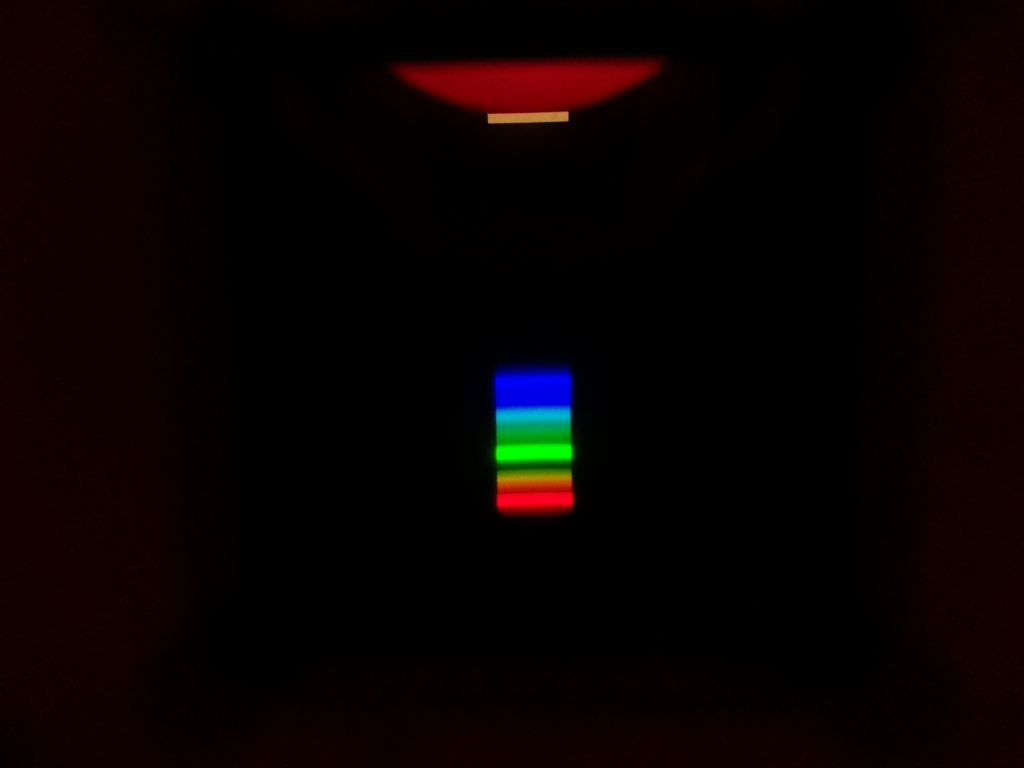
#> input picture альбедо/white1.jpg, 1024 x 768 px
$ python lightFunctions.py
#> lines starting #> are read from the running program, lines starting #| are printed output that depends on the picture
import numpy as np
import matplotlib.pyplot as plt
import imageio
from cycler import cycler


def readIntensity(photoName, plotName, lamp, surface):
#> called with photoName = 'white1.jpg', plotName = 'spektr_white_mercury', lamp = 'ртутная_лампа', surface = 'белый'
    photo = imageio.v2.imread(photoName)
#> photo is the input picture: shape (768, 1024, 3); mean R, G, B 8.6, 1.7, 1.6
    background = photo[350:550, 490:600, 0:3].swapaxes(0, 1)

    cut = photo[350:550, 380:600, 0:3].swapaxes(0, 1)
    rgb = np.mean(cut, axis=(0))
#> rgb = 200 rows, first 8: [0.1, 0.123, 1.96], [0.0727, 0.105, 1.95], [0.05, 0.159, 2.27], [0.0636, 0.195, 2.31], [0.0545, 0.223, 2.23], [0.0364, 0.277, 2.28], [0.0818, 0.309, 2.47], [0.15, 0.305, 2.78]
    luma = 0.2989 * rgb[:, 0] + 0.5866 * rgb[:, 1] + 0.1144 * rgb[:, 2]
#> luma = 200 values, max 54.66 at index 102, min 0 at index 199, mean 20.34

    plt.rc('axes', prop_cycle=(cycler('color', ['r', 'g', 'b'])))

    fig = plt.figure(figsize=(10, 5), dpi=200)

    plt.title('Интенсивность отражённого излучения\n' + '{} / {}'.format(lamp, surface))
    plt.xlabel('Относительный номер пикселя')
    plt.ylabel('Яркость')

    plt.plot(rgb, label=['r', 'g', 'b'])
    plt.plot(luma, 'w', label='I')
    plt.legend()

    plt.imshow(background, origin='lower')

    plt.savefig(plotName)
    plt.close()
    return luma


white = readIntensity("white1.jpg", "spektr_white_mercury", "ртутная_лампа", "белый")
#> white has the same summary as luma in readIntensity
red = readIntensity('red1.jpg', 'spektr_red', 'лампа накаливания', 'красный')
#> call 2 of readIntensity, with photoName = 'red1.jpg', plotName = 'spektr_red', lamp = 'лампа накаливания', surface = 'красный'
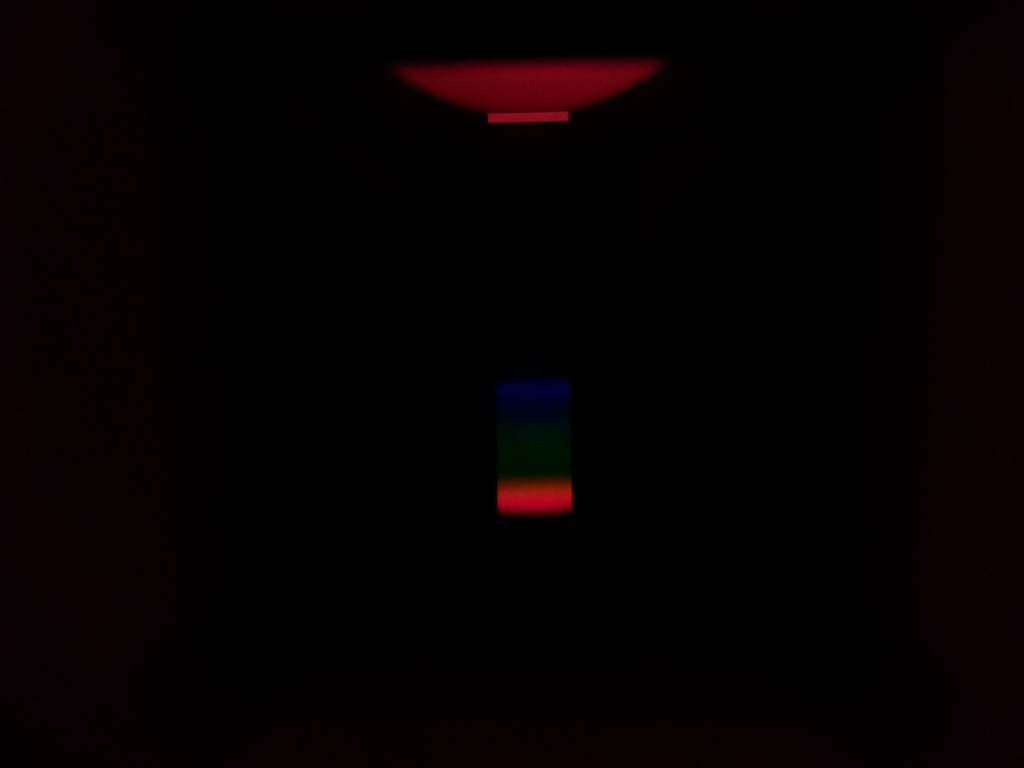
#> input picture альбедо/red1.jpg, 1024 x 768 px
#> in readIntensity, photo is the input picture: shape (768, 1024, 3); mean R, G, B 4.9, 0.4, 1.1
#> in readIntensity (call 2), `rgb = np.mean(cut, axis=(0))`: rgb = 200 rows, first 8: [0, 0, 0], [0, 0, 0], [0, 0, 0], [0, 0, 0], [0, 0, 0.0727], [0, 0, 0.0727], [0, 0, 0.2], [0, 0, 0.2]
#> in readIntensity (call 2), `luma = 0.2989 * rgb[:, 0] + 0.5866 * rgb[:, 1] + 0.1144 * rgb[:, 2]`: luma = 200 values, max 21.92 at index 144, min 0 at index 0, mean 4.38
#> red has the same summary as luma in readIntensity
blue = readIntensity('blue.jpg', 'spektr_blue', 'лампа накаливания', 'синий')
#> call 3 of readIntensity, with photoName = 'blue.jpg', plotName = 'spektr_blue', lamp = 'лампа накаливания', surface = 'синий'
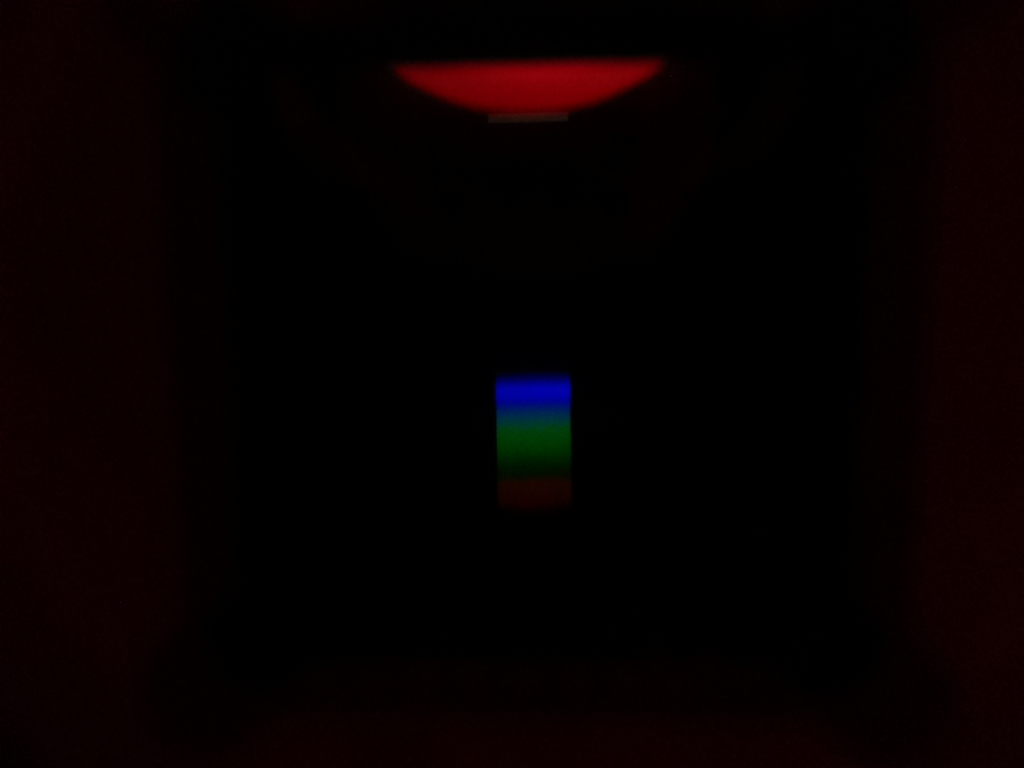
#> input picture альбедо/blue.jpg, 1024 x 768 px
#> in readIntensity, photo is the input picture: shape (768, 1024, 3); mean R, G, B 6.7, 0.6, 0.8
#> in readIntensity (call 3), `rgb = np.mean(cut, axis=(0))`: rgb = 200 rows, first 8: [0.00909, 0.00909, 0.1], [0.00909, 0.00909, 0.1], [0.00909, 0.00909, 0.536], [0.0182, 0.0182, 0.545], [0.00455, 0.00455, 0.623], [0.00909, 0.00909, 0.627], [0.00909, 0.00909, 0.464], [0.00909, 0.00909, 0.473]
#> in readIntensity (call 3), `luma = 0.2989 * rgb[:, 0] + 0.5866 * rgb[:, 1] + 0.1144 * rgb[:, 2]`: luma = 200 values, max 12.84 at index 78, min 0 at index 178, mean 4.54
#> blue has the same summary as luma in readIntensity
yellow = readIntensity('yellow.jpg', 'spektr_yellow', 'лампа накаливания', 'желтый')
#> call 4 of readIntensity, with photoName = 'yellow.jpg', plotName = 'spektr_yellow', lamp = 'лампа накаливания', surface = 'желтый'
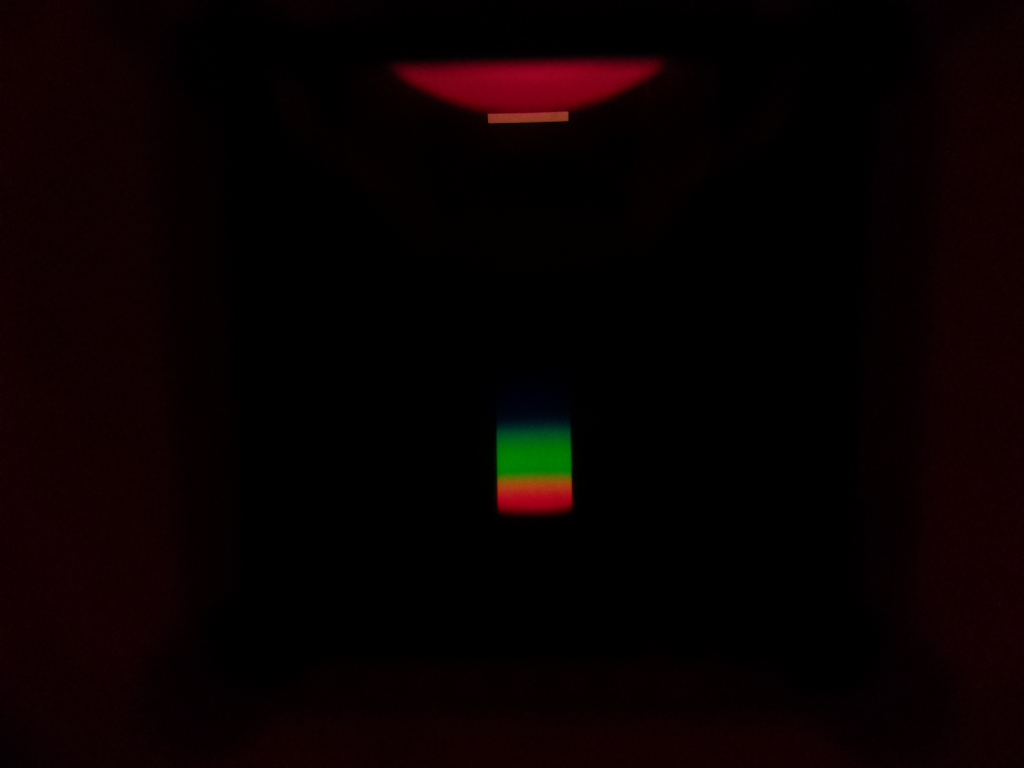
#> input picture альбедо/yellow.jpg, 1024 x 768 px
#> in readIntensity, photo is the input picture: shape (768, 1024, 3); mean R, G, B 8.8, 1, 1.3
#> in readIntensity (call 4), `rgb = np.mean(cut, axis=(0))`: rgb = 200 rows, first 8: [0.0136, 0.0136, 0.0136], [0.0136, 0.0136, 0.0136], [0.0182, 0.0182, 0.0182], [0.0182, 0.0182, 0.0182], [0.0227, 0.0227, 0.0227], [0.0227, 0.0227, 0.0227], [0.0136, 0.0136, 0.0136], [0, 0, 0]
#> in readIntensity (call 4), `luma = 0.2989 * rgb[:, 0] + 0.5866 * rgb[:, 1] + 0.1144 * rgb[:, 2]`: luma = 200 values, max 31.56 at index 131, min 0 at index 7, mean 10.12
#> yellow has the same summary as luma in readIntensity
green = readIntensity('green1.jpg', 'spektr_green', 'лампа накаливания', 'зеленая')
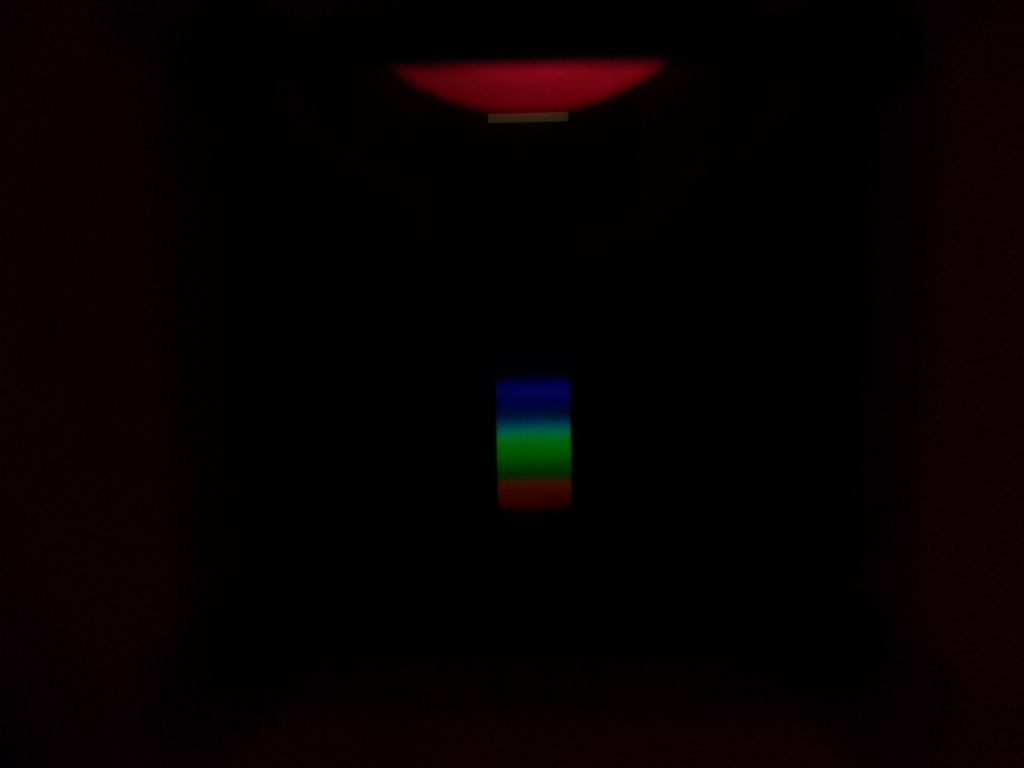
#> input picture альбедо/green1.jpg, 1024 x 768 px
#> in readIntensity, photo is the input picture: shape (768, 1024, 3); mean R, G, B 6, 0.9, 1.5
#> in readIntensity (call 5), `rgb = np.mean(cut, axis=(0))`: rgb = 200 rows, first 8: [0.0136, 0.0136, 0.0136], [0, 0, 0], [0.0364, 0.0364, 0.0773], [0.0318, 0.0318, 0.0773], [0.0273, 0.00909, 0.545], [0.0227, 0.00455, 0.55], [0.0227, 0.0136, 0.723], [0.0182, 0.00909, 0.718]
#> in readIntensity (call 5), `luma = 0.2989 * rgb[:, 0] + 0.5866 * rgb[:, 1] + 0.1144 * rgb[:, 2]`: luma = 200 values, max 21.21 at index 85, min 0 at index 1, mean 6.36
#> green has the same summary as luma in readIntensity
white_lamp = readIntensity('white2.jpg', 'spektr_white_warm', 'лампа накаливания', 'белый')
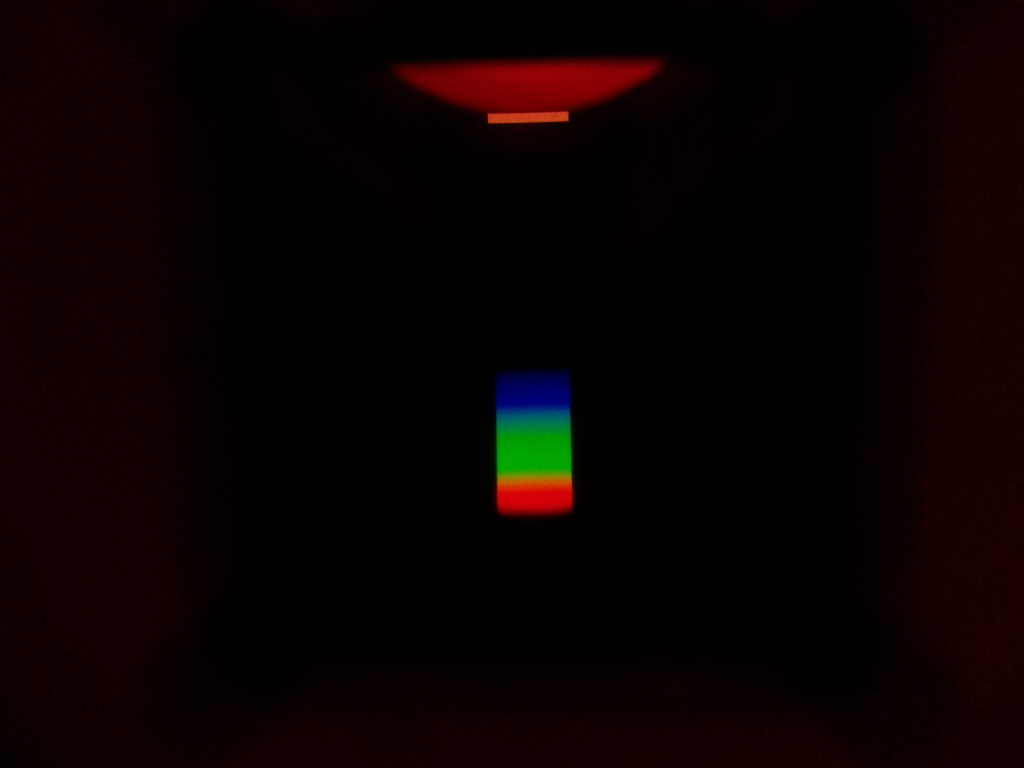
#> input picture альбедо/white2.jpg, 1024 x 768 px
#> in readIntensity, photo is the input picture: shape (768, 1024, 3); mean R, G, B 9.8, 1.4, 0.8
#> in readIntensity (call 6), `cut = photo[350:550, 380:600, 0:3].swapaxes(0, 1)`:
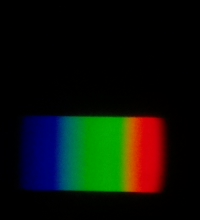
#> cut: shape (220, 200, 3); mean R, G, B 13.8, 18.4, 10
#> in readIntensity (call 6), `rgb = np.mean(cut, axis=(0))`: rgb = 200 rows, first 8: [0.0182, 0.0182, 0.455], [0.0136, 0.0136, 0.45], [0.0227, 0.00455, 0.514], [0.0182, 0, 0.509], [0, 0, 0.145], [0.00455, 0.00455, 0.15], [0.00909, 0.0182, 0.245], [0.00909, 0.0182, 0.264]
#> in readIntensity (call 6), `luma = 0.2989 * rgb[:, 0] + 0.5866 * rgb[:, 1] + 0.1144 * rgb[:, 2]`: luma = 200 values, max 41.2 at index 127, min 0 at index 192, mean 16.08
#> in readIntensity (call 6), `plt.savefig(plotName)`:
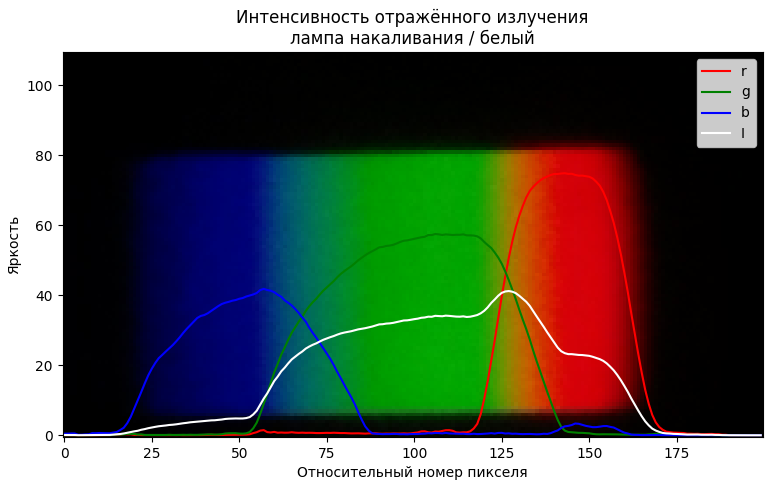
#> figure drawn by matplotlib, 1 panel
#> white_lamp has the same summary as luma in readIntensity
